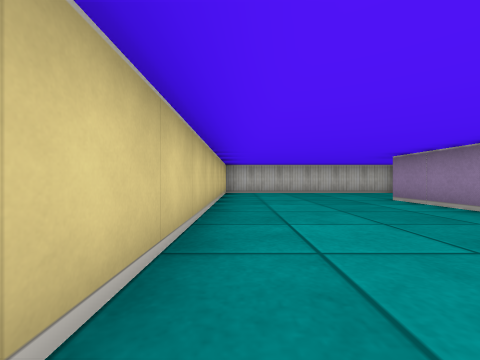
view 1 (above)

16 first-person views from a walk through a cub3D level. The camera is about half as high as the walls, looks level and sees 90° across. The floor is counted in squares. Each view is taken from the middle of a square. On the plan, view 1 faces up. The plan holds only what a view shows up to about 9 squares ahead; the rest is blank. The place goes on beyond the plan.

view 2
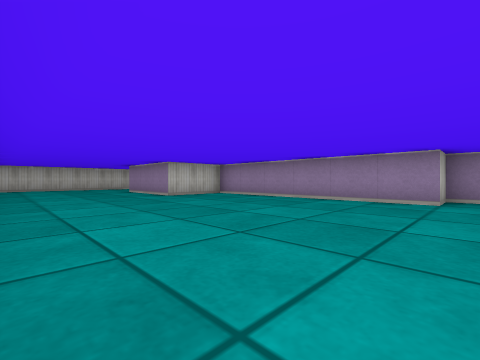

view 3
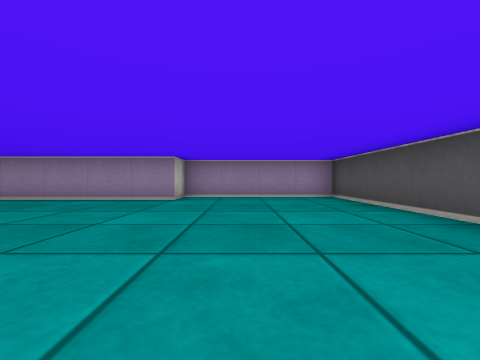

view 4
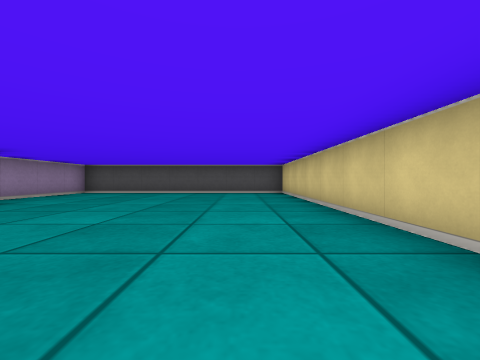

view 5
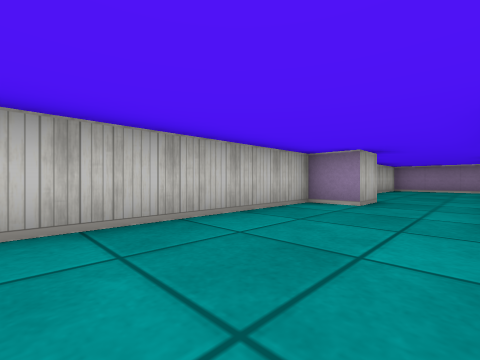

view 6
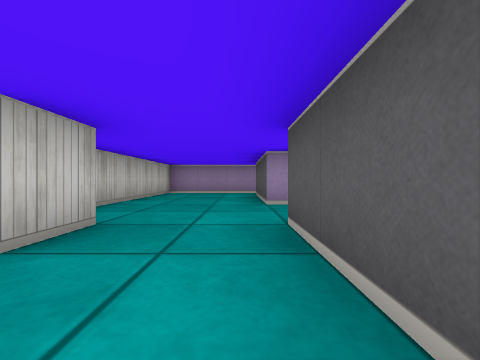

view 7
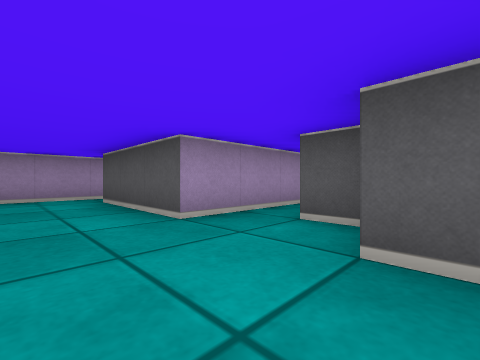

view 8
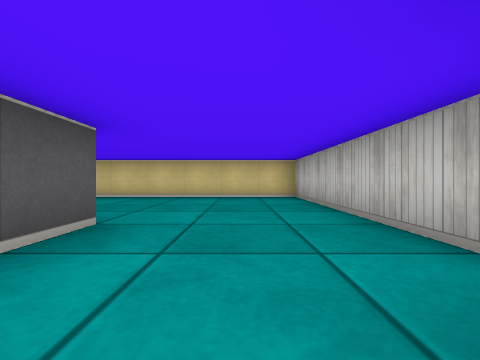

view 9
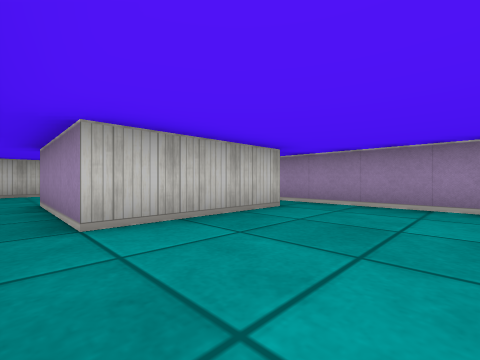

view 10
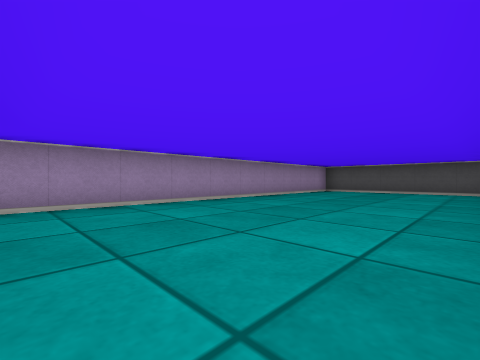

view 11
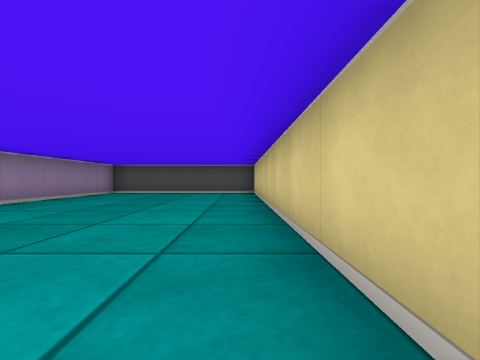

view 12
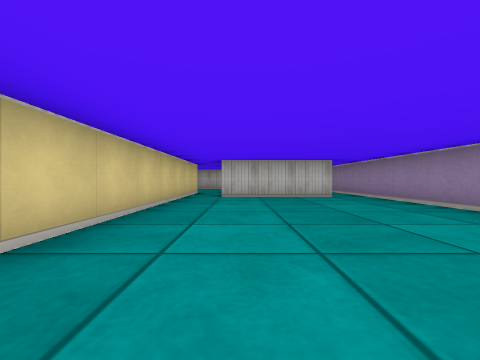

view 13
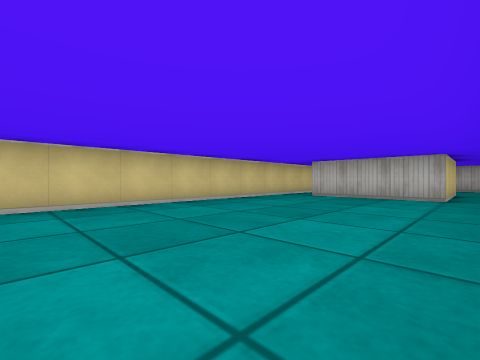

view 14
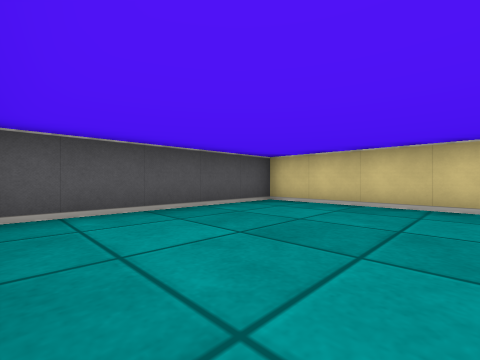

view 15
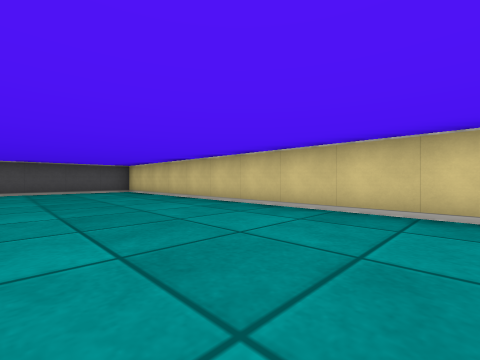

view 16
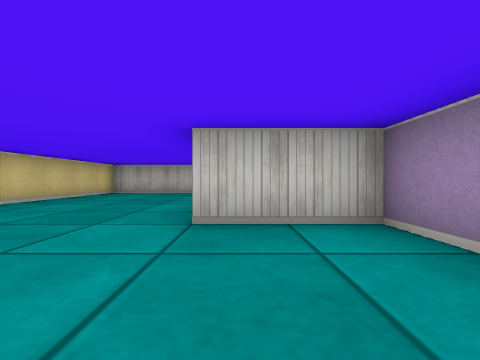

### Floor plan
Ten units are one square. View 1 is at (0, 0); x grows to the right and y downward. Boxes are objects, and circles mark ways between rooms. Rooms are numbered by the first view taken in them; rooms with no view inside come last. Other rooms are left out.
<svg viewBox="-10 -90 140 170">
<path fill="none" stroke="#000" d="M68 -45 75 -45M85 -45 85 -55M65 -75 55 -75 55 -85 -5 -85 -5 75 65 75 65 35 55 35 55 -25 35 -25 35 -55 65 -55M75 -45 75 75 125 75 125 -55M115 -55 115 -25 85 -25 85 -45M85 -55 115 -55M125 -55 125 -85 80 -85"/>
<circle cx="80" cy="-50" r="3" fill="#2a7"/>
<circle cx="70" cy="-60" r="3" fill="#2a7"/>
<circle cx="120" cy="-60" r="3" fill="#2a7"/>
<text x="30" y="0">1</text>
<text x="100" y="20">2</text>
<text x="100" y="-70">3</text>
</svg>
Room 1 opens to room 2. Room 1 opens to room 3. Room 2 opens to room 3.

Where each view was taken, in squares from view 1:
view 1: 0 up, 0 right, facing up
view 2: 4 down, 0 right, facing up-right
view 3: 5 down, 0 right, facing right
view 4: 1 up, 1 right, facing down
view 5: 6 up, 1 right, facing up-right
view 6: 6 up, 4 right, facing right
view 7: 7 up, 6 right, facing down-right
view 8: 7 up, 6 right, facing left
view 9: 0 up, 8 right, facing up-right
view 10: 2 up, 8 right, facing down-right
view 11: 1 up, 8 right, facing down
view 12: 4 down, 9 right, facing up
view 13: 4 down, 12 right, facing up-left
view 14: 4 down, 12 right, facing down-left
view 15: 2 up, 3 right, facing down-left
view 16: 0 up, 4 right, facing up
